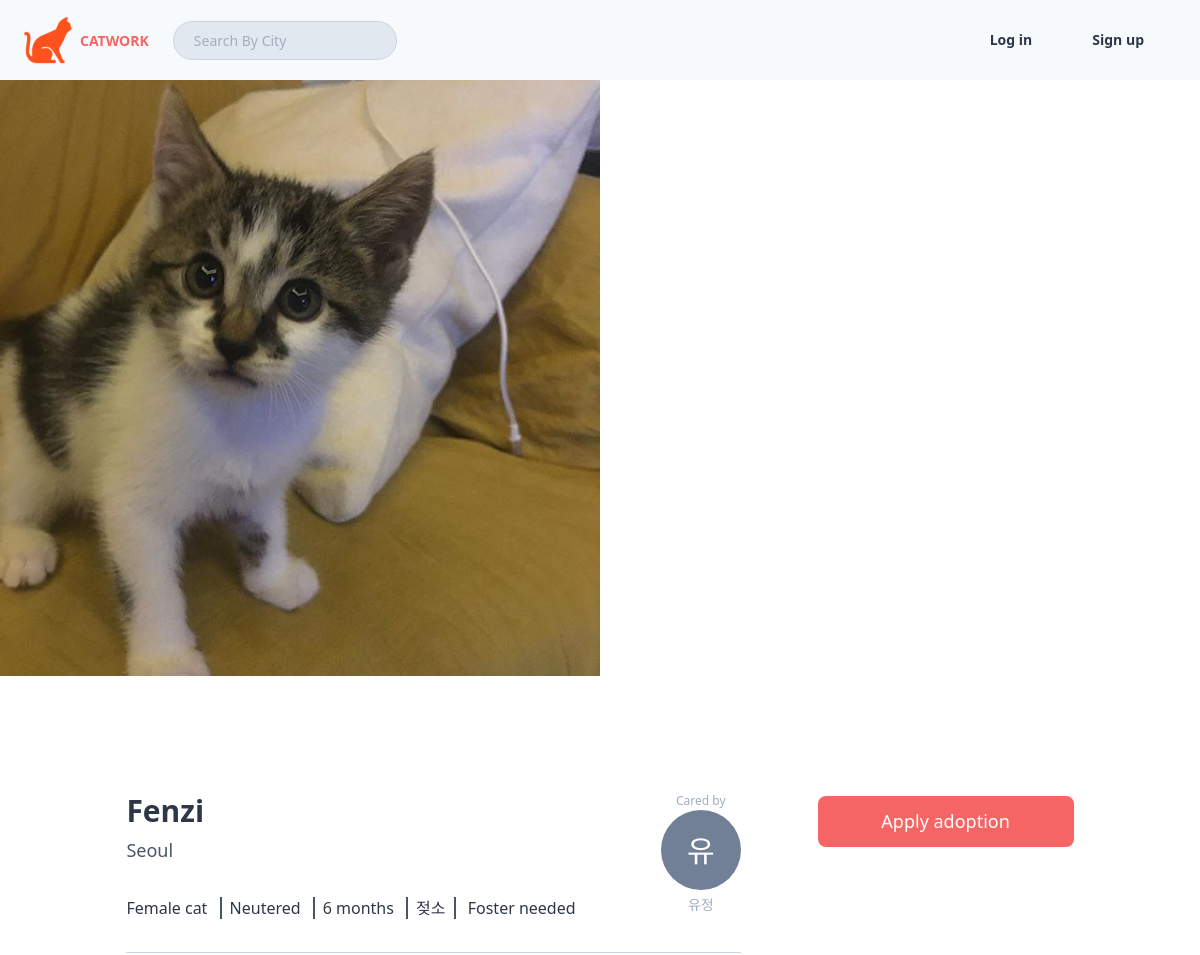
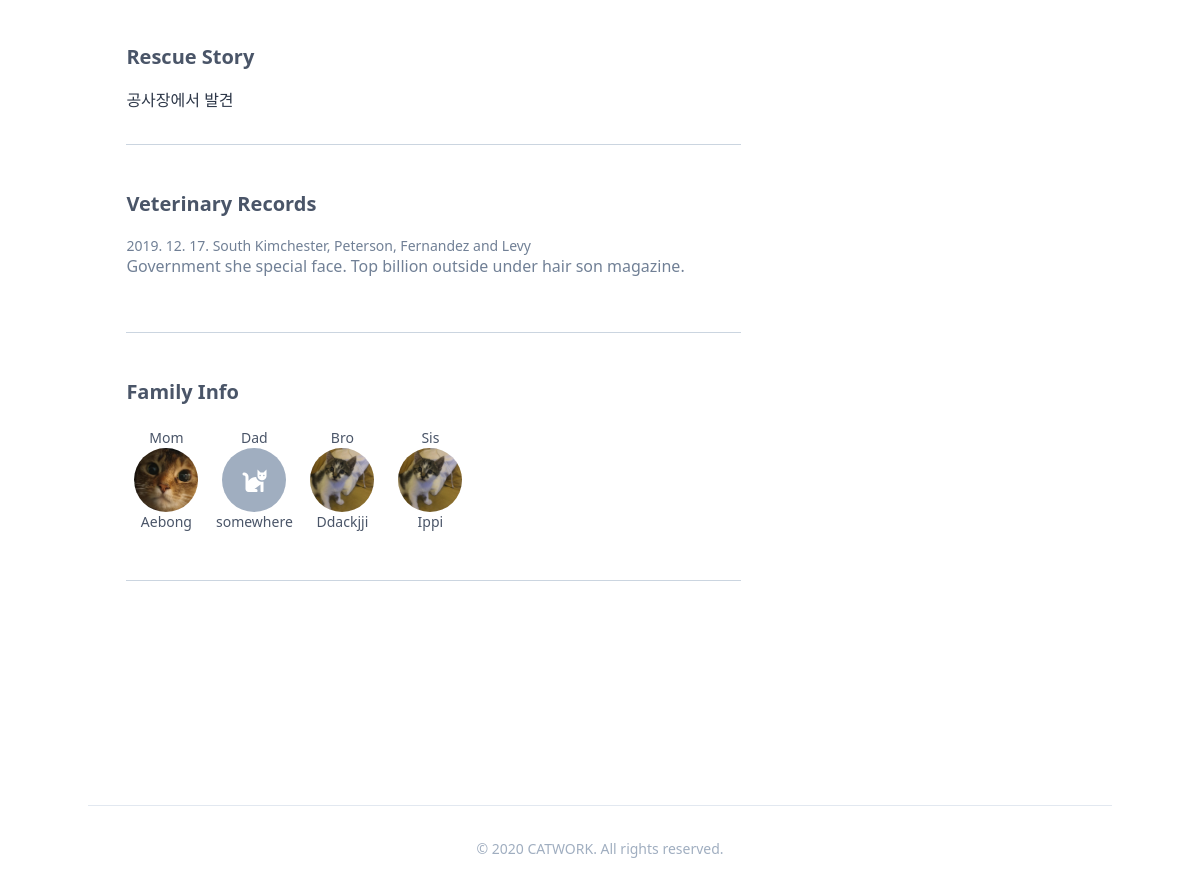
Before: /cats/2/ with the older database file (2 pictures, top to bottom).
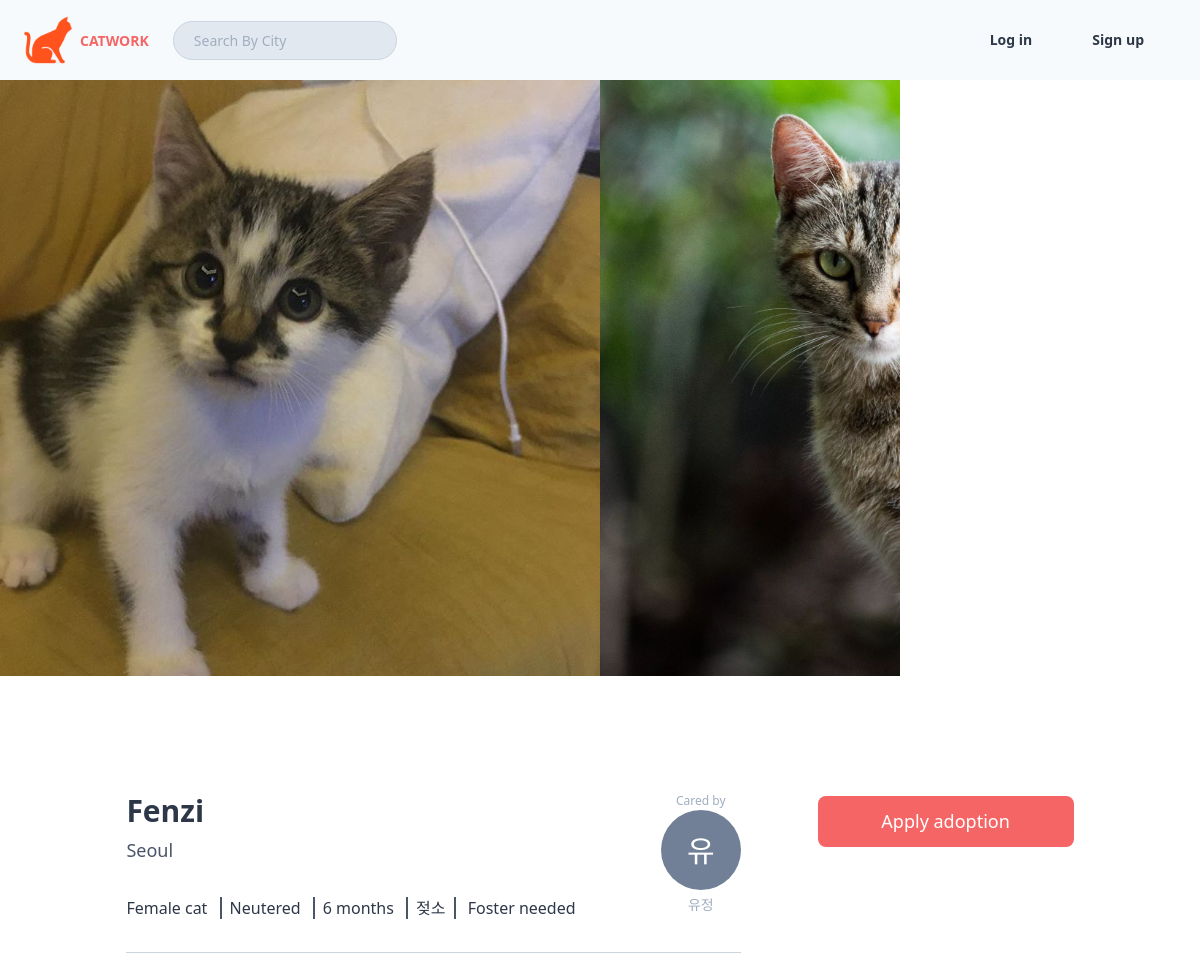
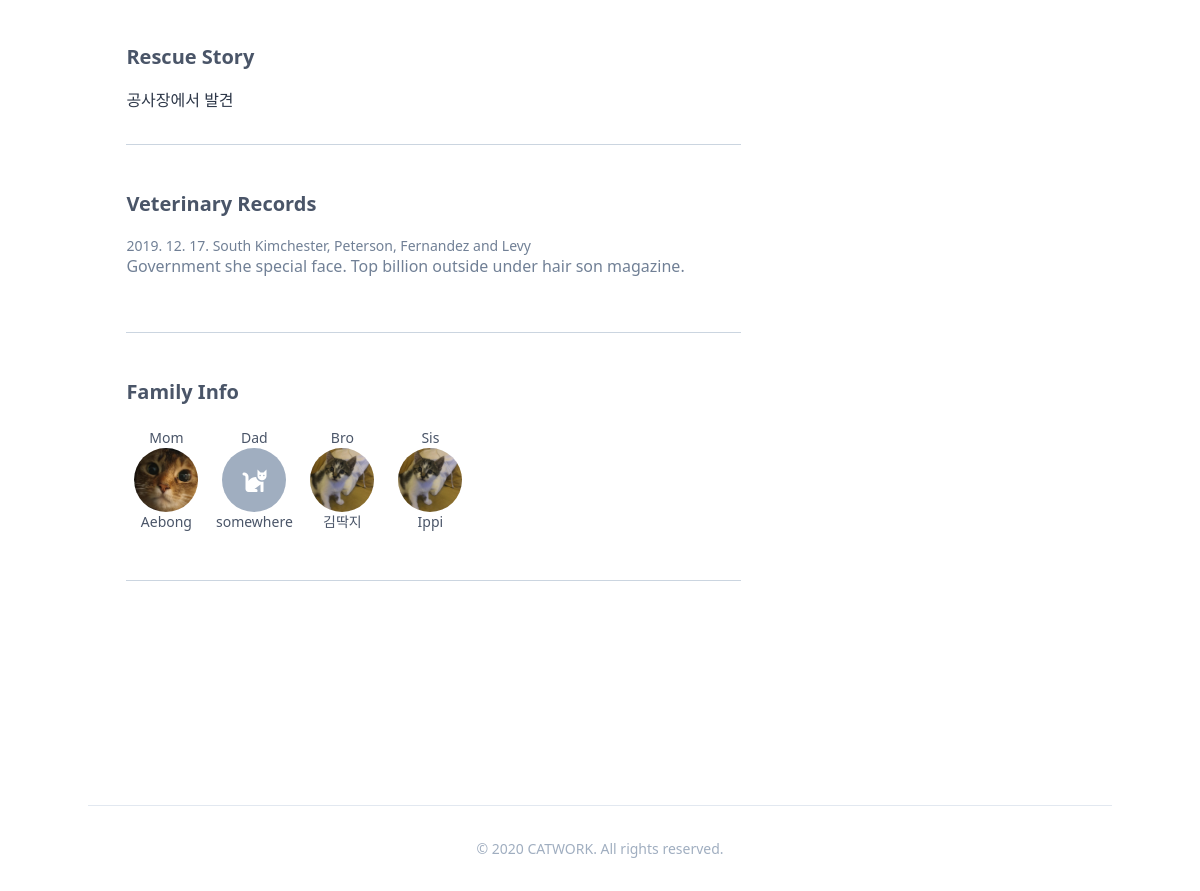
After: the same page with the newer database file (2 pictures, top to bottom).
### vets/models.py (models this page shows, shortened)
class Vet(core_models.TimeStampedModel):
    visit_date = models.DateField()
    vet_title = models.CharField(max_length=80)
    city = models.CharField(max_length=80)
    cat = models.ForeignKey("cats.Cat", related_name="vets", on_delete=models.CASCADE)
    is_vaccination = models.BooleanField()
    vaccination = models.CharField(max_length=100, blank=True, null=True)
    diagnosis = models.CharField(max_length=100, blank=True)
    prescription = models.TextField(blank=True)
    expense = models.IntegerField(blank=True, null=True)
    receipt = models.FileField(blank=True, null=True)
    def visit_purpose(self):
        vaccine = self.is_vaccination
        if vaccine == True:
            purpose = f"{self.vaccination}"
        else:
            purpose = f"{self.diagnosis}"
        return purpose

### cats/models.py (models this page shows, shortened)
class Cat(core_models.TimeStampedModel):
    GENDER_MALE = "male"
    GENDER_FEMALE = "female"
    GENDER_CHOICES = (
        (GENDER_MALE, "Male"),
        (GENDER_FEMALE, "Female"),
    )
    BLUE_CARE = "blue care"
    GREEN_CARE = "green care"
    ORANGE_CARE = "orange care"
    PINK_CARE = "pink care"
    CARE_CHOICES = (
        (BLUE_CARE, "Blue Care"),
        (GREEN_CARE, "Green Care"),
        (ORANGE_CARE, "Orange Care"),
        (PINK_CARE, "Pink Care"),
    )
    name = models.CharField(max_length=30)
    city = models.CharField(max_length=80)
    gender = models.CharField(choices=GENDER_CHOICES, max_length=10)
    is_neutered = models.BooleanField(default=False)
    birthdate = models.DateField(null=True, blank=True)
    estimated_age = models.CharField(max_length=10, default=0)
    appearance = models.ForeignKey(
        Appearance, related_name="cats", null=True, on_delete=models.SET_NULL
    )
    skittishness = models.IntegerField()
    outgoingness = models.IntegerField()
    dominance = models.IntegerField()
    spontaneity = models.IntegerField()
    friendliness = models.IntegerField()
    care_category = models.CharField(
        choices=CARE_CHOICES, default=GREEN_CARE, max_length=12
    )
    foster_needed = models.BooleanField(default=False)
    mom_cat = models.ForeignKey(
        "self", blank=True, null=True, related_name="mom", on_delete=models.SET_NULL,
    )
    dad_cat = models.ForeignKey(
        "self", blank=True, null=True, related_name="dad", on_delete=models.SET_NULL,
    )
    bro_sis = models.ManyToManyField("self", related_name="bs_cat", blank=True)
    health_condition = models.ManyToManyField(HealthCondition, related_name="cats")
    diagnosis = models.ManyToManyField(Diagnosis, related_name="cats", blank=True)
    rescue_story = models.TextField()
    care_taker = models.ForeignKey(
        "users.User",
        blank=False,
        null=False,
        related_name="cats",
        default="admin",
        on_delete=models.SET_DEFAULT,
    )
    barcode = models.IntegerField(blank=True, null=True)
    adopted = models.BooleanField(default=False)
    def __str__(self):
        return self.name
    def count_age(self):
        now = date.today()
        birth = self.birthdate
        if birth != None:
            difference = now - birth
            if difference.days > 365:
                year_age = math.floor((difference.days) / 365)
                age = f"{year_age} year(s) old"
            else:
                month_age = math.floor((difference.days) / 30)
                age = f"{month_age} months"
        else:
            age = self.estimated_age
        return age
    def first_photo(self):
        (photo,) = self.photos.all()[:1]
        return photo.file.url
    def get_rest_photos(self):
        photos = self.photos.all()[1:5]
        return photos

class Photo(core_models.TimeStampedModel):
    caption = models.CharField(max_length=80)
    file = models.ImageField(upload_to="cat_photos")
    cat = models.ForeignKey("Cat", related_name="photos", on_delete=models.CASCADE)

### cats/views.py (the view)
# urls.py: path("<int:pk>/", cat_views.CatDetail.as_view(), name="detail"),
class CatDetail(DetailView):
    model = models.Cat

### cats/models.py (called while the page is built)
    def __str__(self):
        return self.title

### users/models.py (called while the page is built)
    def get_absolute_url(self):
        return reverse("users:profile", kwargs={"pk": self.pk})

### templates/cats/cat_detail.html (shortened to what this page needs)
{% extends "base.html" %}
{% block content %}
<div class="-mt-5 container max-w-full h-40vh sm:h-75vh flex mb-20">
    <div class="h-full w-1/2 bg-center bg-cover" style="background-image: url({{cat.first_photo}})"></div>
        <div class="h-full w-1/2 flex flex-wrap">
            {% for photo in cat.get_rest_photos %}
                <div style="background-image:url({{photo.file.url}})" class="w-1/2 h-auto bg-cover bg-center"></div>
            {% endfor %}
        </div>
    </div>
<div class="container mx-auto flex justify-around pb-56">
    <div class="w-3/4 md:w-3/5">
        <div class="flex justify-between section-border">
            <div class="hidden md:block">
                <h4 class="text-3xl font-semibold">{{cat.name}}</h4>
                <span class="text-lg text-gray-700 font-light block mt-1 mb-8">{{cat.city}}</span>
                <span class="text-md font-normal info-separator">{% if cat.gender == 'female' %} Female cat {% else %} Tomcat {% endif %}</span>
                <span class="text-md font-normal pl-2 info-separator"">{% if cat.is_neutered == True %} Neutered {% else %} Unneutered {% endif %}</span>
                <span class="text-md font-normal pl-2 info-separator">
                    {% if cat.birthdate == None %}
                    {{cat.estimated_age}} (estimated)
                    {% else %}
                    {{cat.count_age}}
                    {% endif %}
                </span>
                <span class="text-md font-normal pl-2 info-separator">{{cat.appearance}}</span>
                <span class="text-md font-normal pl-2">
                    {% if cat.foster_needed == True %}
                        Foster needed
                    {% else %}
                        Adoption needed
                    {% endif %}
                </span>
            </div>
            <div class="taker">
                <a href="{{cat.care_taker.get_absolute_url}}" class="flex flex-col items-center">
                    <span class="mt-1 text-gray-500 text-xs mb-0">Cared by</span>
                        {% include "mixins/user_avatar.html" with user=cat.care_taker %}
                    <span class="mt-1 text-gray-500 text-sm">{{cat.care_taker.first_name}}</span>
                </a>
            </div>
        </div>
        <div class="rescue pt-3 section-border">
            <h5 class="info-title pb-4">Rescue Story</h5>
            <p>{{cat.rescue_story}}</p>
        </div>
        <div class="vet pt-3 pb-10 section-border">
            <h5 class="info-title pb-4">Veterinary Records</h5>
            <ul>
                {% for v in cat.vets.all %}
                <li class="flex flex-col mb-4">
                <span class="text-sm text-gray-600">{{v.visit_date | date:"Y. m. d."}} {{v.city}}, {{v.vet_title}}</span>
                <span class="text-md font-medium text-gray-600 leading-5">{{v.visit_purpose}}</span>
                </li>
                {% endfor %}
            </ul>
        </div>
        <div class="family pt-3 pb-10 section-border">
            <h5 class="info-title pb-4">Family Info</h5>
            <div class="flex justify-start flex-wrap">
                {% include "mixins/cat_avatar.html" %}
            </div>
        </div>
    </div>
    <div class="w-1/4 hidden md:block mt-10">
        {% if cat.care_taker == user %}
            <a href="{% url 'cats:edit' cat.pk %}" class="btn-link block">Edit Cat Info</a>
        {% else %}
            <a href="{% url 'cats:edit' cat.pk %}" class="btn-link block">Apply adoption</a>
        {% endif %}
    </div>
</div>
{% endblock %}

### templates/mixins/cat_avatar.html (shortened to what this page needs)
<div class="w-20 mr-2 mb-3">
{%if cat.mom_cat != None%}
    <a href="{% url "cats:detail" cat.mom_cat.pk %}" class="flex flex-col items-center">
        <span class="mt-1 text-gray-700 text-sm mb-0">Mom</span>
        <div class="rounded-full bg-cover h-16 w-16" style="background-image: url({{cat.mom_cat.first_photo}})"></div>
        <span class="mt-1 text-sm text-gray-700 text-center leading-3">{{cat.mom_cat}}</span>
    </a>
    {% endif %}
</div>
<div class="w-20 mr-2 mb-3">
{%if cat.dad_cat != None %}
    <a href="{% url "cats:detail" cat.mom_cat.pk %}" class="flex flex-col items-center">
        <span class="mt-1 text-gray-700 text-sm mb-0">Dad</span>
        <div class="rounded-full bg-cover h-16 w-16" style="background-image: url({{cat.dad_cat.first_photo}})"></div>
        <span class="mt-1 text-sm text-gray-700 text-center leading-3">{{cat.dad_cat}}</span>
    </a>
{% else %}
    <div class="flex flex-col items-center">
        <span class="mt-1 text-gray-700 text-sm mb-0">Dad</span>
            <div class="h-16 w-16 bg-gray-500 rounded-full text-white flex justify-center items-center overflow-hidden">
            <span class="text-2xl"><i class="fas fa-cat"></i></span>
            </div>
            <span class="mt-1 text-sm text-gray-700 leading-3">somewhere</span>
    </div>
{% endif %}
</div>
{%if cat.bro_sis != None%}
    {% for bs in cat.bro_sis.all %}
        <a href="{% url "cats:detail" bs.pk %}">
        <div class="flex flex-col items-center w-20 mr-2 mb-3">
            {% if bs.gender == "female" %}
                <span class="mt-1 text-gray-700 text-sm mb-0">Sis</span>
            {% else %}
                <span class="mt-1 text-gray-700 text-sm mb-0">Bro</span>
            {% endif %}
            {% if bs.first_photo %}
            <div class="rounded-full bg-cover h-16 w-16" style="background-image: url({{bs.first_photo}})"></div>
            <span class="mt-1 text-sm text-gray-700 text-center leading-3">{{bs}}</span>
            {% endif %}
        </div>
        </a>
    {% endfor %}
{% endif %}

Changed rows visible on the page:
added Photo: file (picture)
changed Cat: name "Ddackjji" → "김딱지"
